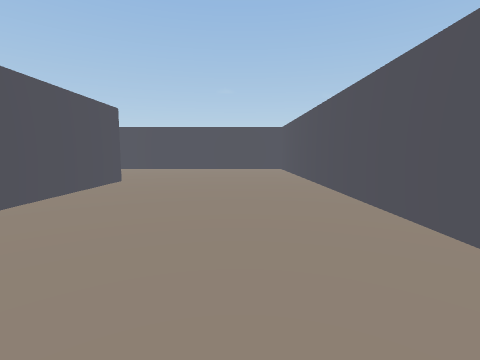
view 1 (above)

22 first-person views from a walk through a 3-D level made in the Unity game engine. The camera is 1.2 m above the floor, tilts 6° down and sees 85° across. The floor is counted in squares, 2 m on a side. Each view is taken from the middle of a square. On the plan, view 1 faces up. The plan holds only what a view shows up to about 9 squares ahead; the rest is blank. The place goes on beyond the plan. Surface patterns are stand-ins for the level's own textures.

view 2
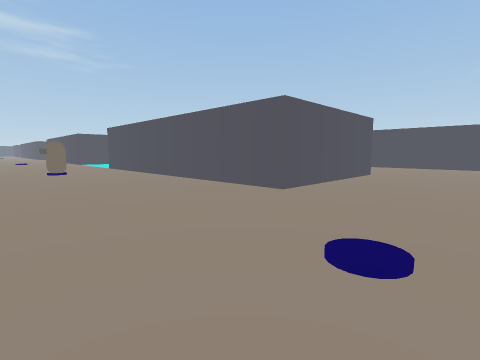

view 3
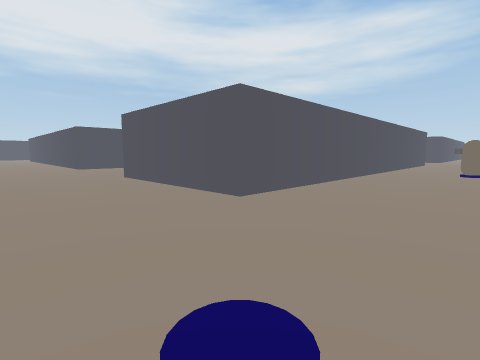

view 4
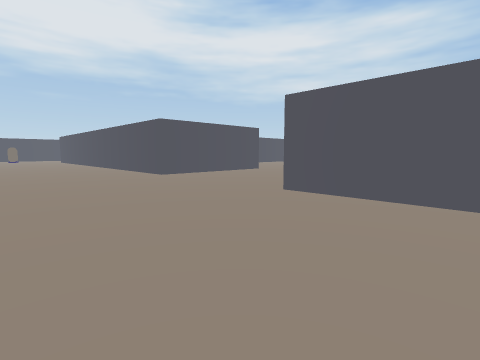

view 5
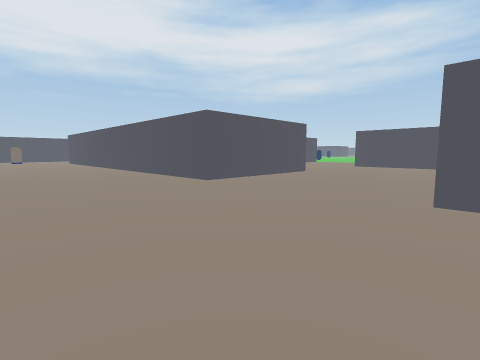

view 6
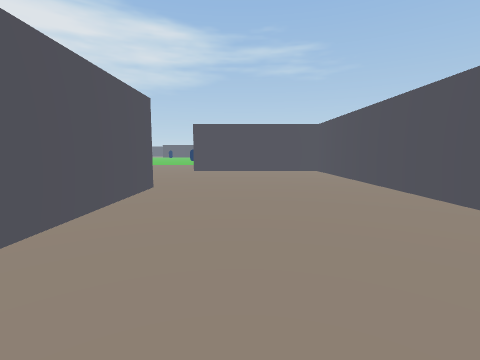

view 7
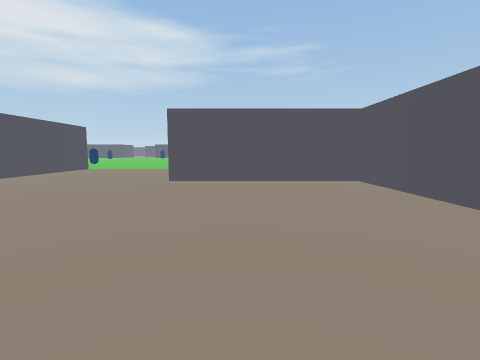

view 8
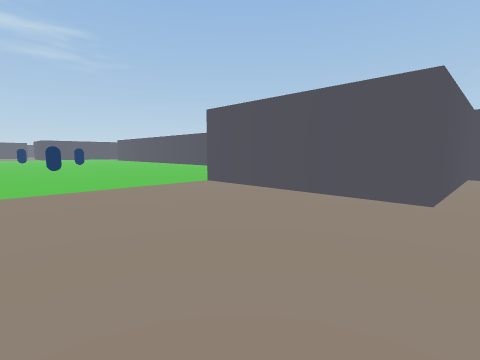

view 9
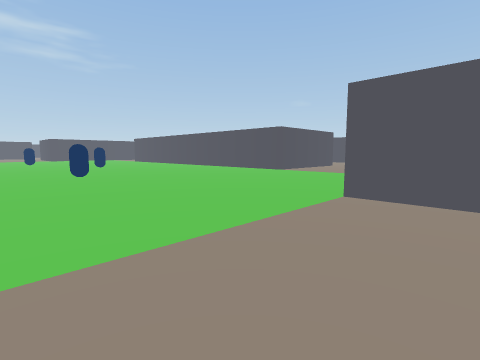

view 10
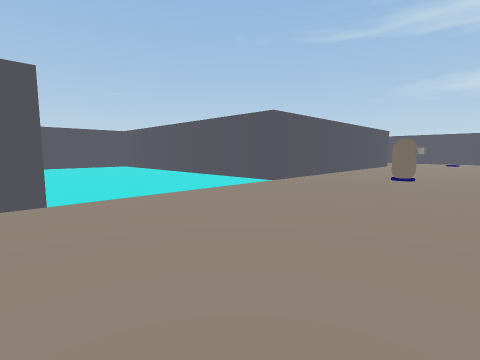

view 11
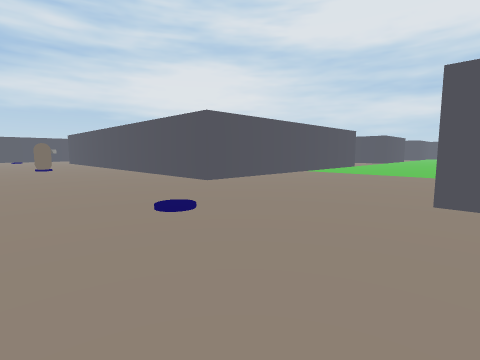

view 12
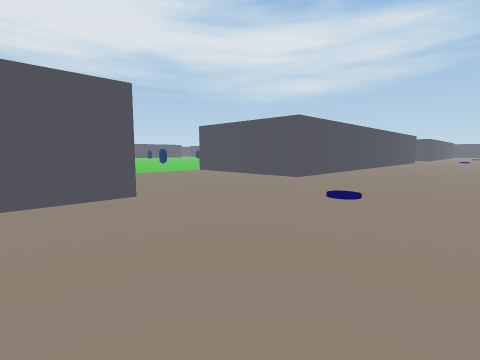

view 13
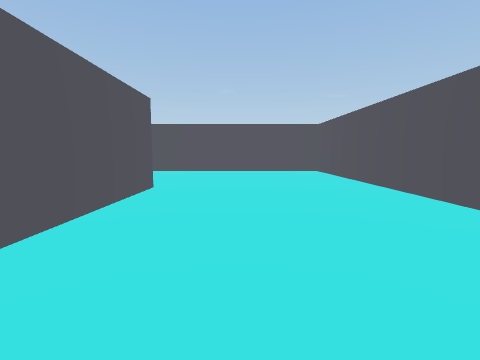

view 14
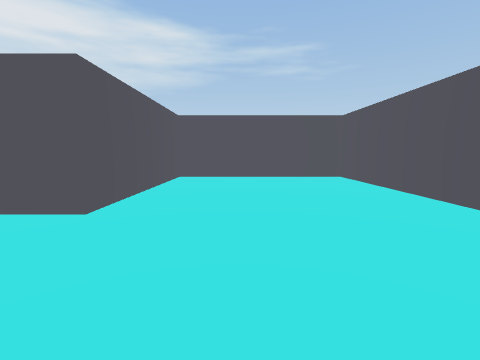

view 15
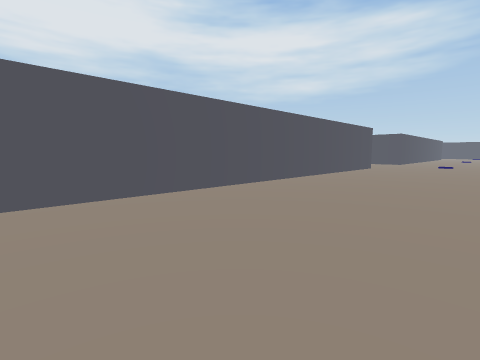

view 16
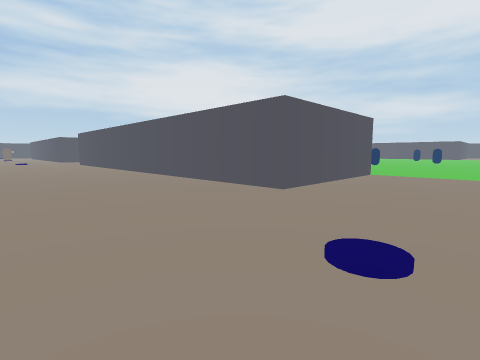

view 17
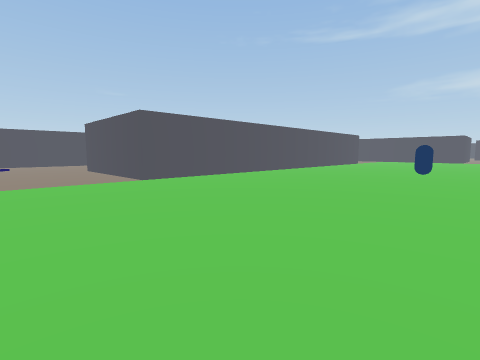

view 18
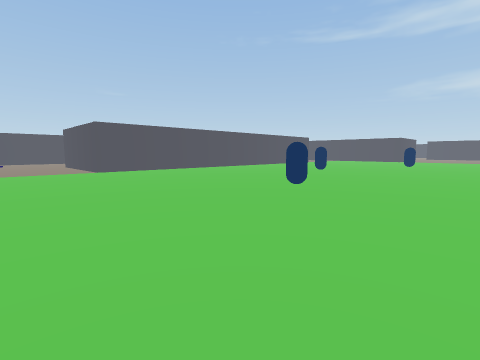

view 19
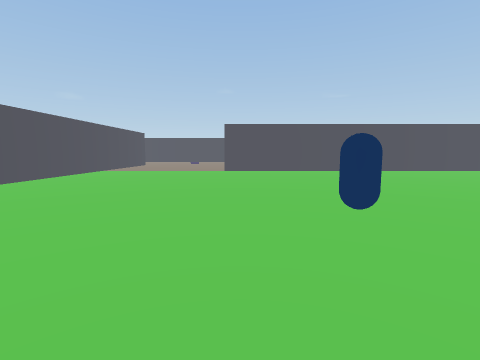

view 20
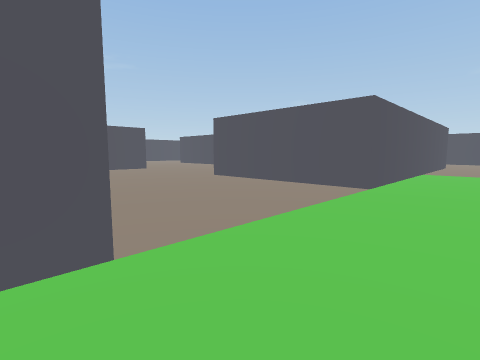

view 21
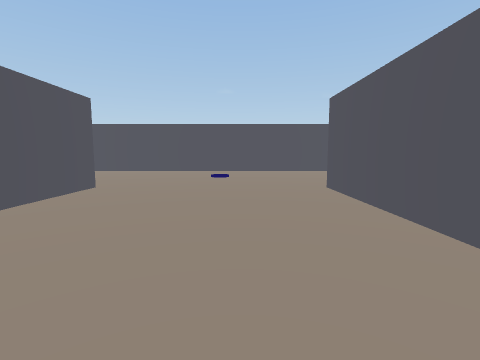

view 22
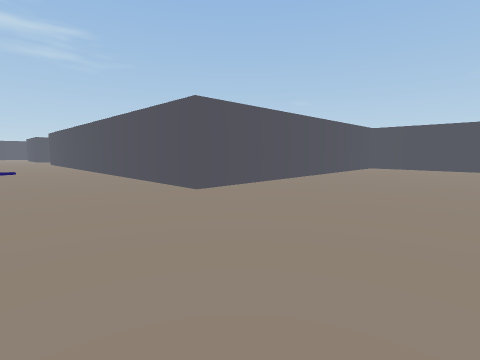

### Floor plan
Points are (right, up) in squares from view 1. A wall is a line through its corners. A room is listed if a view was taken in it or the views show most of it. See-through windows are left out.
Room 1 (views 1, 2, 3, 4, 5, 6, 7, 8, 9, 10, 11, 12, 13, 14, 15, 16, 17, 18, 19, 20, 21, 22)
walls: (-14.5, -7.4) (-14.5, -2.5) (-2.5, -2.5) (-2.5, -6.5); (-22.1, -6.5) (-30.5, -6.5) (-30.5, -2.5) (-18.5, -2.5) (-18.5, -6.4); (-14.4, 1.5) (-14.9, 1.5); (-14.1, -14.5) (-11, -14.5); (-6.5, -10.5) (-2.5, -10.5) (-2.5, -15.4); (-4.6, -6.5) (-10.5, -6.5) (-10.5, -10.5) (-14.5, -10.5); (-23.4, 9.5) (-25.4, 9.5); (-26.5, 8.4) (-26.5, 1.5) (-36.8, 1.5); (-2.5, 5.5) (-2.5, 1.5) (-10.5, 1.5) (-10.5, 9.5) (-18.5, 9.5) (-18.5, 5.5) (-14.5, 5.5) (-14.5, 2.5); (-34.5, -2.5) (-34.5, -10.5) (-37.5, -10.5); (1.5, 1.5) (1.5, 9); (-34.5, -14.4) (-34.5, -15); (-0.5, 9.5) (-1.4, 9.5)
objects: other object (-29, -12); other object (-24, -10); other object (-20, -12); other object (-8, -1)

Where each view was taken, in squares from view 1:
view 1: 0 up, 0 right, facing up
view 2: 2 down, 0 right, facing up-left
view 3: 0 up, 0 right, facing down-left
view 4: 4 down, 1 right, facing down-left
view 5: 6 down, 1 right, facing down-left
view 6: 9 down, 2 left, facing left
view 7: 9 down, 5 left, facing left
view 8: 14 down, 10 left, facing up-left
view 9: 14 down, 13 left, facing up-left
view 10: 2 down, 15 left, facing up-right
view 11: 1 up, 19 left, facing down-right
view 12: 1 up, 13 left, facing down-left
view 13: 1 up, 13 left, facing up
view 14: 7 up, 12 left, facing left
view 15: 1 up, 20 left, facing down-left
view 16: 1 up, 33 left, facing down-right
view 17: 12 down, 33 left, facing up-right
view 18: 15 down, 33 left, facing up-right
view 19: 15 down, 30 left, facing up
view 20: 15 down, 33 left, facing up-left
view 21: 7 down, 32 left, facing up
view 22: 1 down, 23 left, facing up-left
